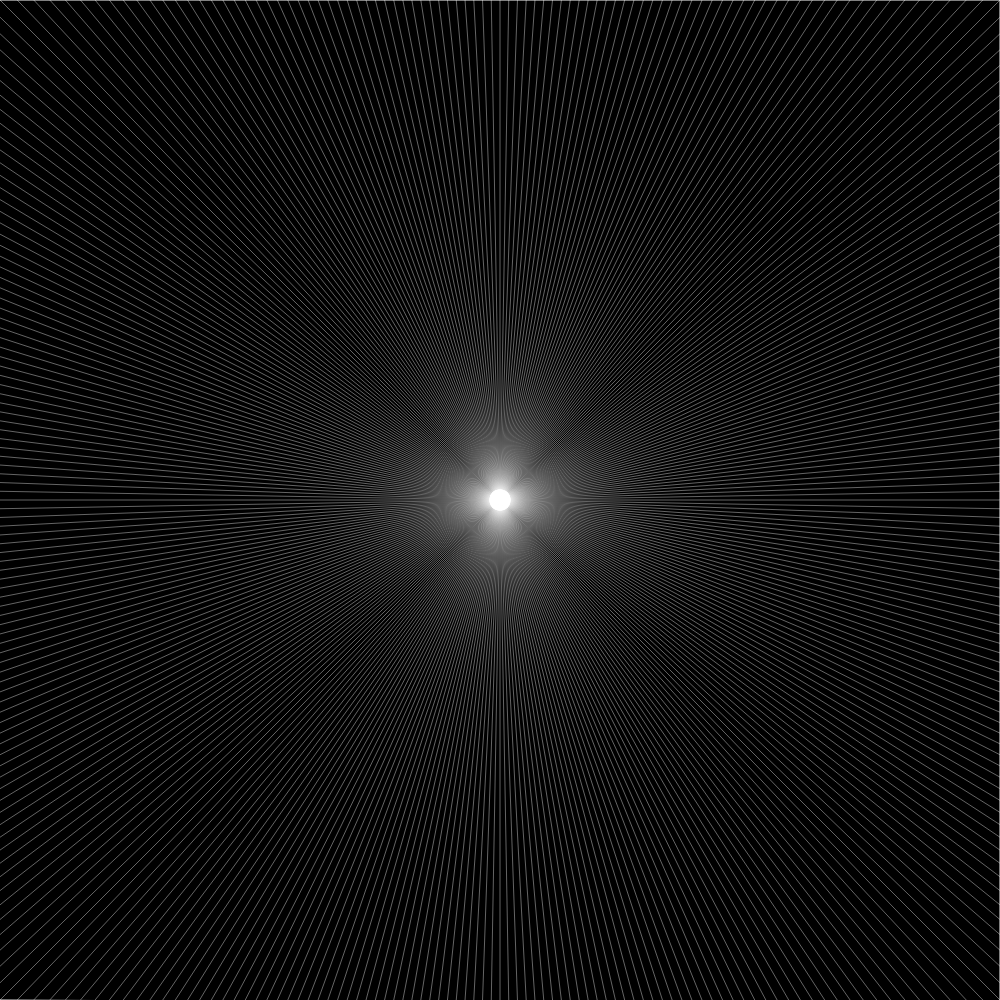
Frame 1 (no input)
Frame 60 (no input): identical to frame 1, image omitted
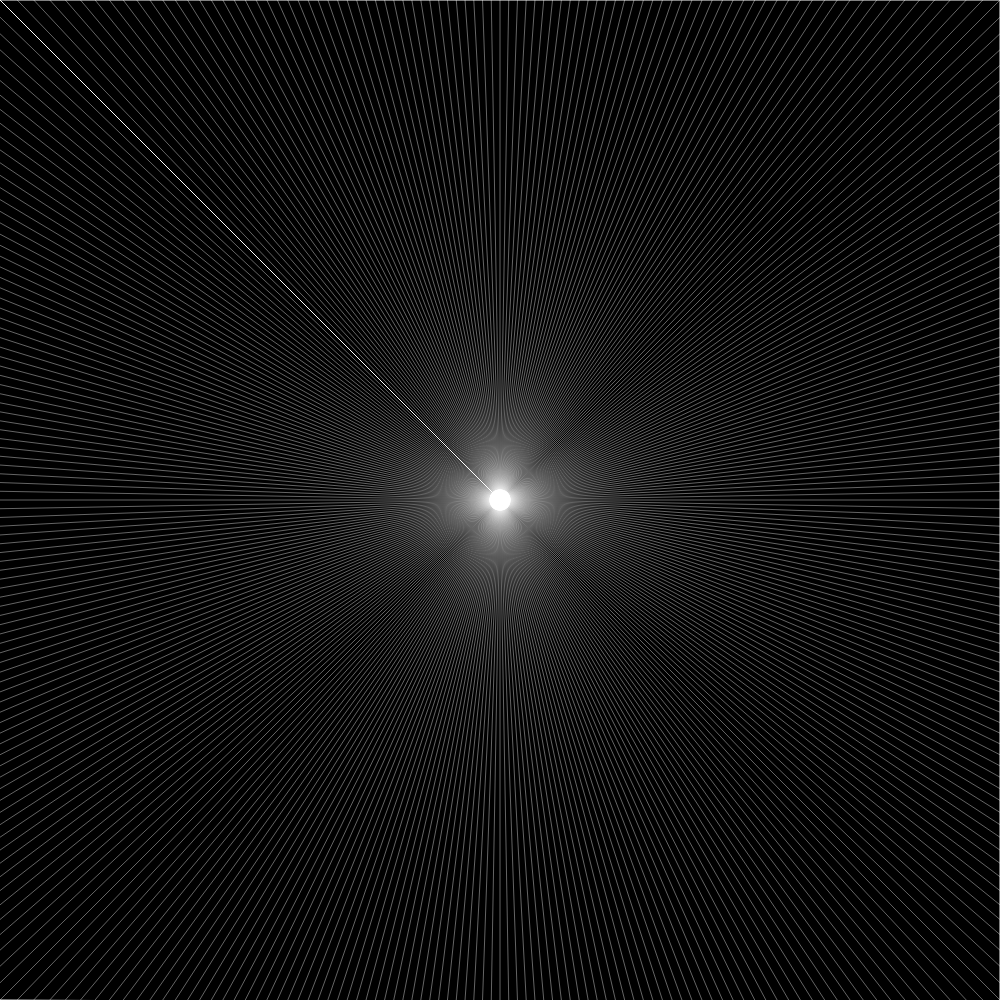
Frame 120 (the mouse pressed at the canvas centre since frame 60)

The p5.js sketch that drew these frames (run headless with seeded random() and noise() and a simulated clock; from frame 60 on, the mouse is pressed at the canvas centre):

// p5.js sketch
// ── sketch.js
let walls = [];
let ray;
let particle;
let xoff = 0;
let yoff = 10000;
let randomWalls = false;
let randomMove = false;

function setup() {
    createCanvas(1000, 1000);

    //5 random intial walls--off by default but toggle is global randomWalls boolen
    if (randomWalls) {
    for (let i = 0; i < 5; i++) {
        let x1 = random(width);
        let x2 = random(width);
        let y1 = random(height);
        let y2 = random(height);
        walls[i] = new Boundary(x1, y1, x2, y2);
    }
}
    
    //walls around edges of canvas
    // +/- 5 values used because using only 0, width, and height did not create a recognizable boundary
    //at corners when particle was sitting at (width / 2, height / 2) and left a visible gap in rays
    walls.push(new Boundary(-5, 0, width + 5, 0));
    walls.push(new Boundary(width, 0, width, height + 5));
    walls.push(new Boundary(width + 5, height + 5, -5, height));
    walls.push(new Boundary(-5, height + 5, -5, 0));

    particle = new Particle();
}



function draw() {
    background(0);
    for (let wall of walls) {
        wall.show();
    }

    particle.show();
    particle.look(walls);

    //random movement or not--toggle is global randomMove boolean
    if (randomMove) {
        particle.update(noise(xoff) * width, noise(yoff) * height);
    
    }

    if (!randomMove) {
        particle.update(width / 2, height / 2);
    }

    //random movement of particle; 0.005 moves slowly around screen and is a good initial value
    //lower values mean slower movement
    xoff += 0.005;
    yoff += 0.005;

    //drawing new boundaries by dragging mouse
    stroke(255);
    if (mouseIsPressed === true) {
      walls.push(new Boundary(mouseX, mouseY, pmouseX, pmouseY));
    }

    //testing to see 'bubble' where ray collides w/ boundary
    //let pt = ray.cast(walls);
    //if (pt) {
    //    fill(255);
    //    ellipse(wall.x, wall.y, 8, 8)
    //}
}

// ── boundary.js
class Boundary {
    constructor(x1, y1, x2, y2) {
        this.a = createVector(x1, y1);
        this.b = createVector(x2, y2);
    }

    show() {
        stroke(255)
        line(this.a.x, this.a.y, this.b.x, this.b.y)
    }
}
// ── particle.js
class Particle {
    constructor() {
        this.pos = createVector(width / 2, height / 2);
        this.rays = [];
        for (let a = 0; a < 360; a += 1) {
            this.rays.push(new Ray(this.pos, radians(a)));
        }
    }

    update(x, y) {
        this.pos.set(x, y);
    }

    look(walls) {
        for (ray of this.rays) {
            let closest = null;
            let record = Infinity;
            for (let wall of walls) { 
                const pt = ray.cast(wall)
                 if (pt) {
                    const d = p5.Vector.dist(this.pos, pt);
                    if (d < record) {
                        record = d;
                        closest = pt;
                    }
                }
            }
            if (closest) {
                stroke(255, 100);
                line(this.pos.x, this.pos.y, closest.x, closest.y)
            }
        }
    }

    show() {
        fill(255);
        ellipse(this.pos.x, this.pos.y, 4);
        for (ray of this.rays) {
            ray.show();
        }
    }
}
// ── ray.js
class Ray {
    constructor(pos, angle) {
        this.pos = pos;
        this.dir = p5.Vector.fromAngle(angle);
    }

    lookAt(x, y) {
        this.dir.x = x - this.pos.x;
        this.dir.y = y - this.pos.y;
        this.dir.normalize();
    }

    show() {
        stroke(255);
        push();
        translate(this.pos.x, this.pos.y);
        line(0, 0, this.dir.x * 10, this.dir.y * 10);
        pop();
    }

    cast(wall) {
        const x1 = wall.a.x;
        const y1 = wall.a.y;
        const x2 = wall.b.x;
        const y2 = wall.b.y;

        const x3 = this.pos.x;
        const y3 = this.pos.y
        const x4 = this.pos.x + this.dir.x;
        const y4 = this.pos.y + this.dir.y;

        const den = (x1 - x2) * (y3 -y4) - (y1 - y2) * (x3 - x4);
        if (den == 0) {
            return;
        }

        const t = (( x1 - x3) * (y3 - y4) - (y1 - y3) * (x3 - x4)) / den;
        const u = -(( x1 - x2) * (y1 - y3) - (y1 - y2) * (x1 - x3)) / den;
        if (t > 0 && t < 1 && u > 0) {
            const pt = createVector();
            pt.x = x1 + t * (x2 - x1);
            pt.y = y1 + t * (y2 - y1);
            return pt;
        } else {
            return;
        }
    }
}
